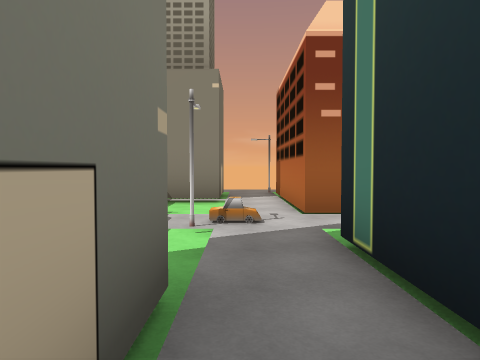
[1] (above)

24 first-person views from a walk through a scene from a Unity 3-D project. The camera is 1.5 m above the floor, tilts 2° down and sees 70° across. The floor is counted in squares, 2 m on a side. Each view is taken from the middle of a square. On the plan, view 1 faces up. The plan holds only what a view shows up to about 11 squares ahead; the rest is blank.

[2]
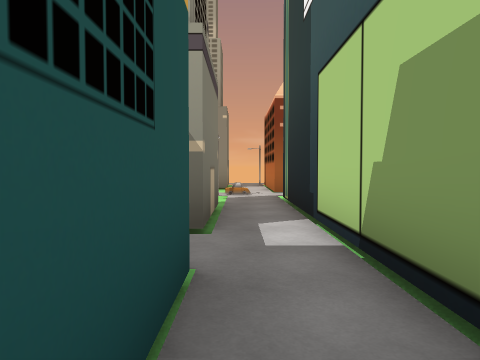

[3]
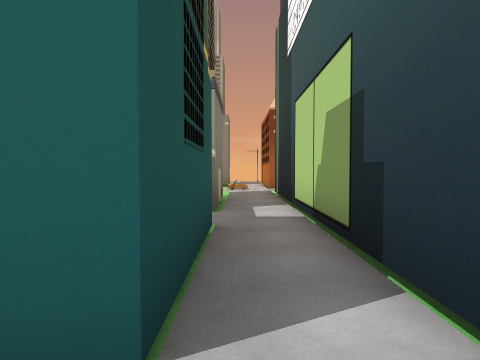

[4]
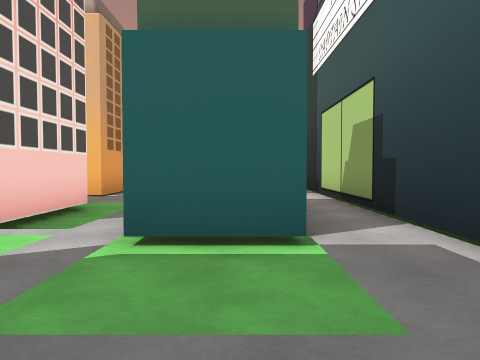

[5]
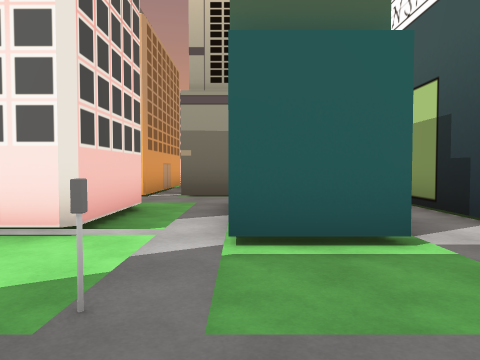

[6]
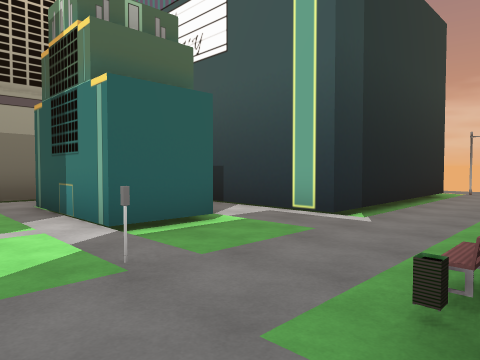

[7]
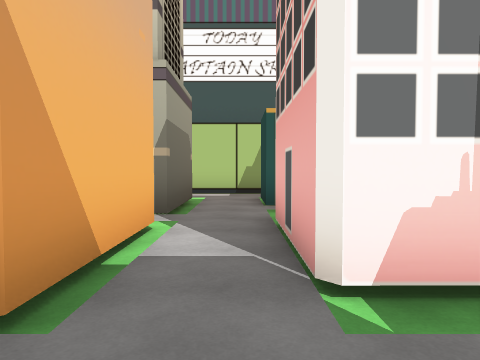

[8]
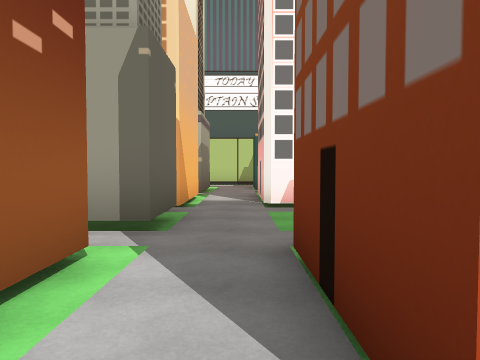

[9]
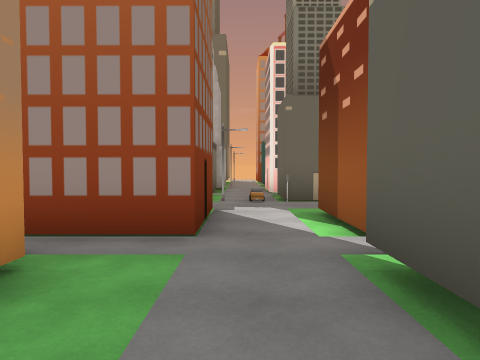

[10]
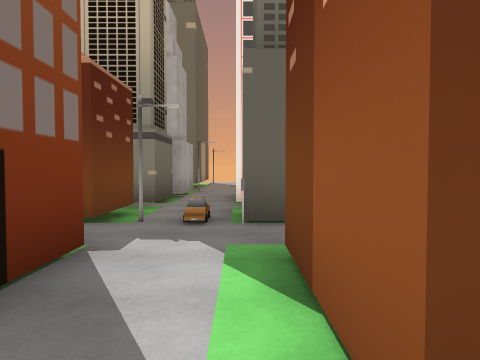

[11]
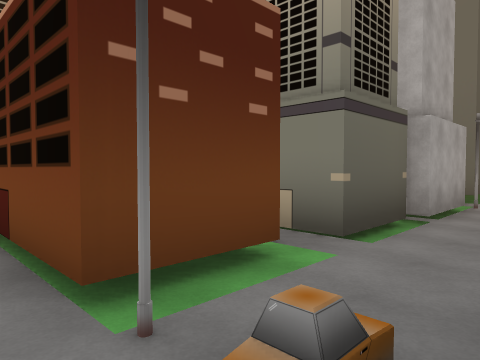

[12]
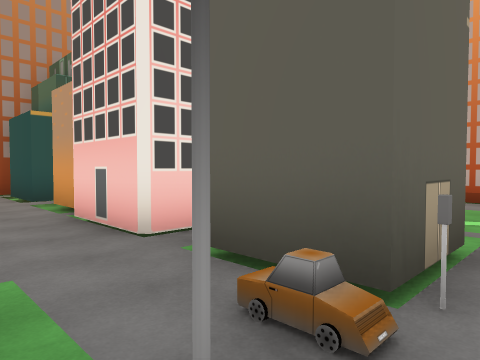

[13]
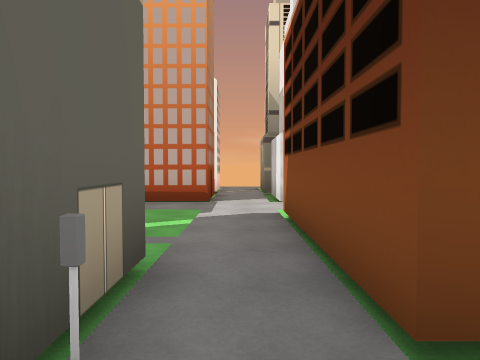

[14]
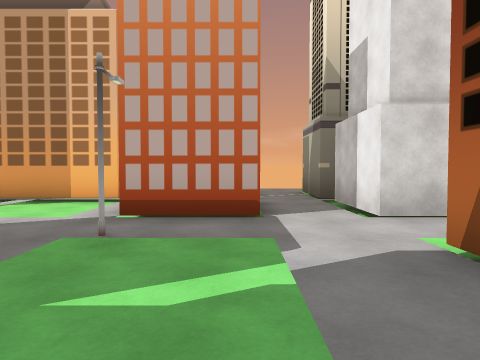

[15]
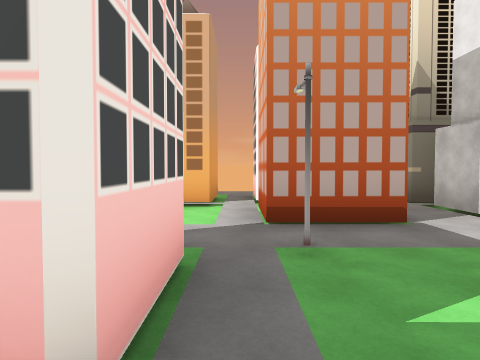

[16]
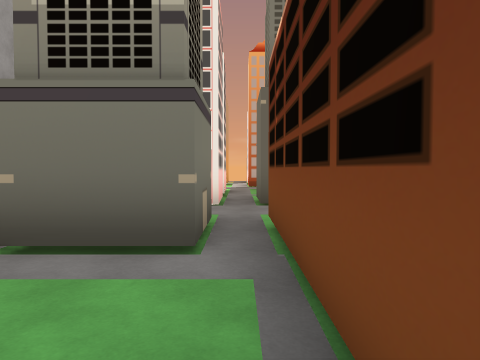

[17]
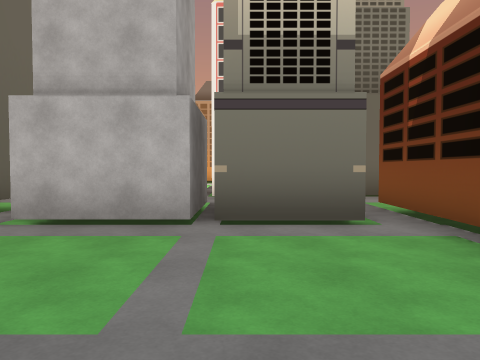

[18]
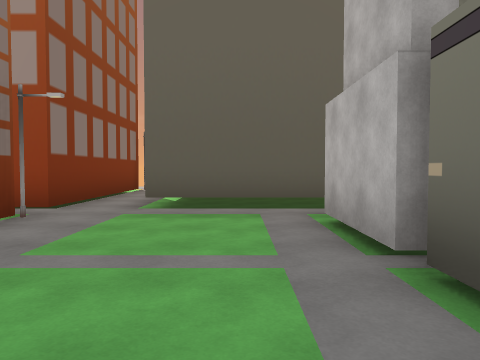

[19]
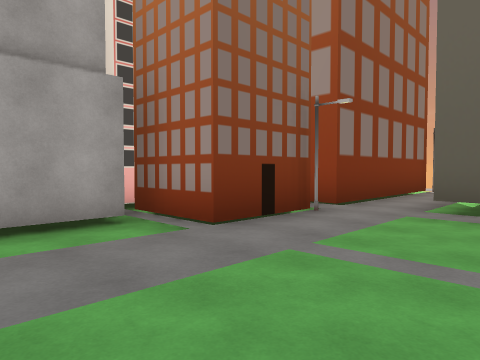

[20]
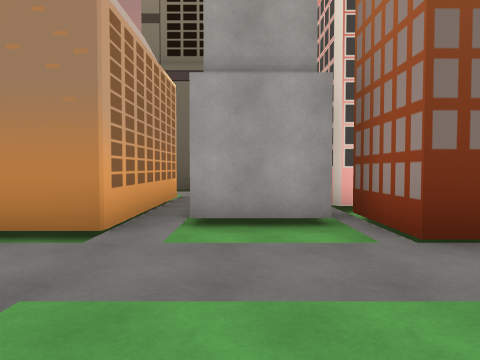

[21]
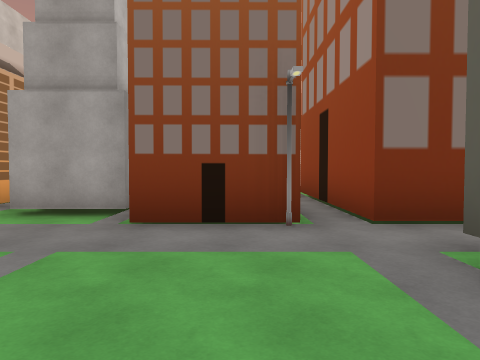

[22]
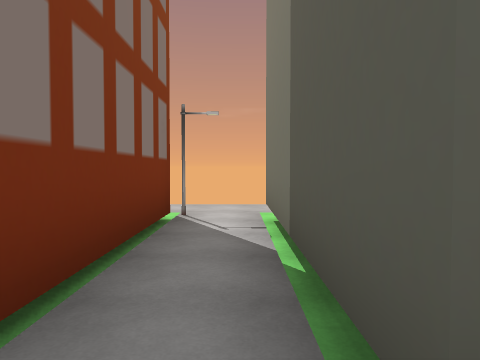

[23]
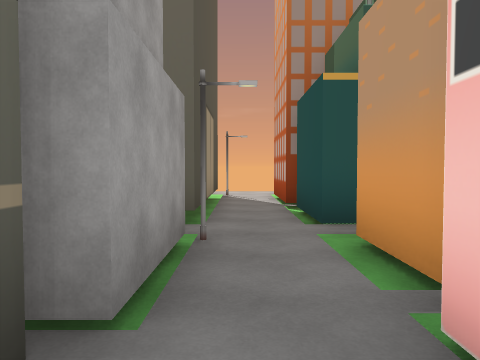

[24]
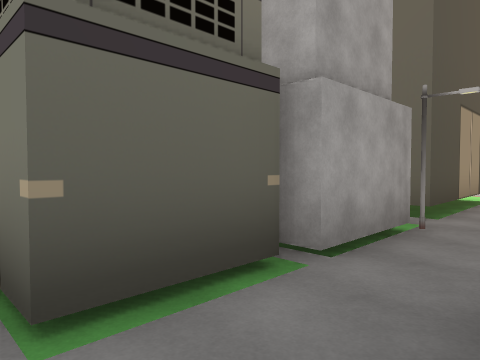

### Floor plan
Key: @ floor where view 1 was taken; # wall or solid block; x gap in a wall; . main floor; - floor 0.25 m lower than the main floor; / step, stairs or slope; = window, fence, low wall or low ledge.
Columns run from 29 left of view 1 to 8 right of it. Each row starts with its distance up from view 1.
 12            ..  ..
 11            ..  ..            ..
 10            #.# .#           #.#
  9          ###.##.#          ##.#
  8          ///.--.#          //.#
  7           --.##.#           -.#
  6           --.##.##          -.##
  5            .......          .=..
  4            #.#/.#           #./
  3            #.--.#           -.#
  2            #.--.#       #/  #.#
  1            #.--.#       #/  #.#
  0       #.#. #.##.##### ###/###@#
 -1 ..##.##///##.##./////////////.#
 -2 ..x....#......x...............#
 -3 ..#####/####.##.###/-/-###/##.#
 -4       #/####.##.  ##   ###/##.#
 -5       #/////.##         ##/##.#
 -6       #/----/#           -//-.#
 -7  .#####/----/#           -#/-.#######.
 -8 ..............           ...........x.
 -9 ..#/////##//./           .////////
-10  .#####/ #--.##          . ##
-11       #/ ###.#
-12       #/ #  .#
-13       #     .#
-14       #

Positions as (right, up) in squares from view 1, and headings:
1: (0, 0), facing up
2: (0, -5), facing up
3: (0, -7), facing up
4: (-1, -9), facing up
5: (-2, -9), facing up
6: (-4, -10), facing up-right
7: (-9, -2), facing right
8: (-14, -2), facing right
9: (-7, -2), facing left
10: (-10, -1), facing left
11: (-14, -1), facing down-left
12: (-14, -3), facing up-left
13: (-14, -2), facing up
14: (-15, 1), facing up
15: (-17, 1), facing up
16: (-17, -8), facing up
17: (-19, -9), facing up
18: (-17, -6), facing left
19: (-17, -6), facing down-left
20: (-18, -6), facing down
21: (-21, -5), facing down
22: (-22, -8), facing left
23: (-18, -2), facing left
24: (-17, -1), facing down-left
